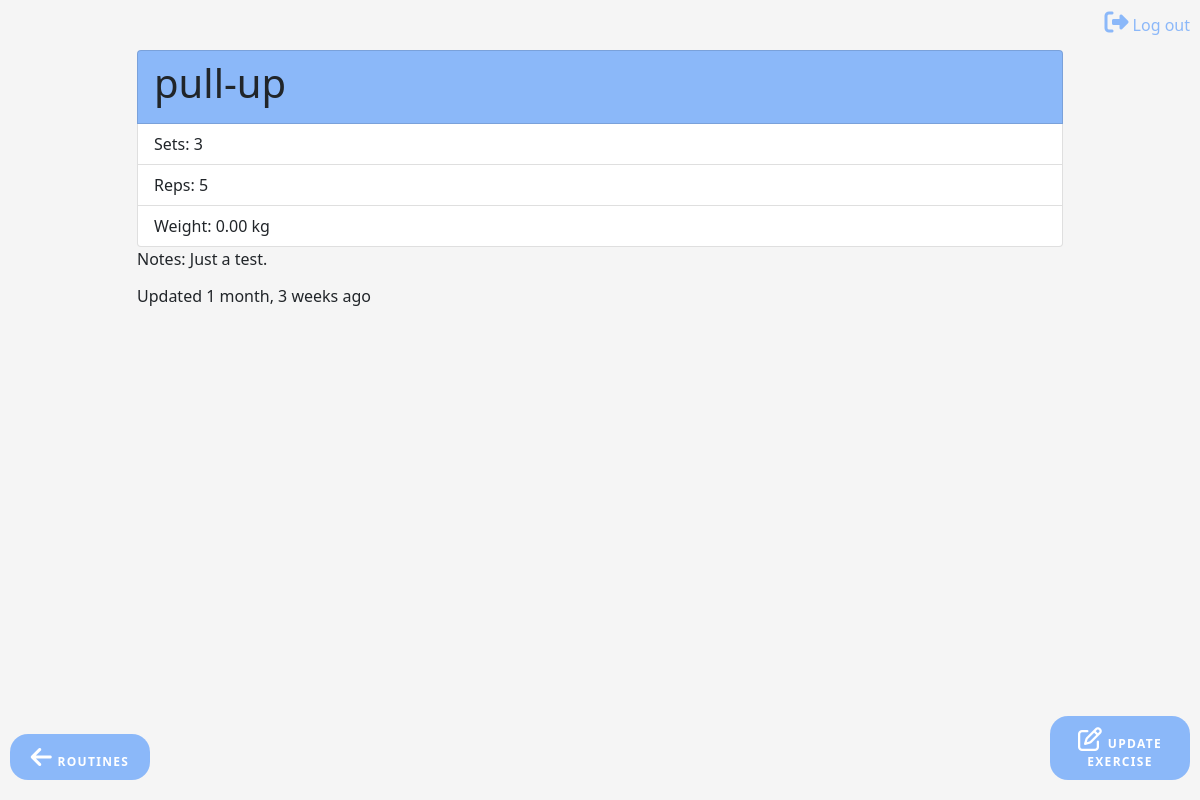
The app's page /sessions/exercise/1/detail/ (signed in), older data.
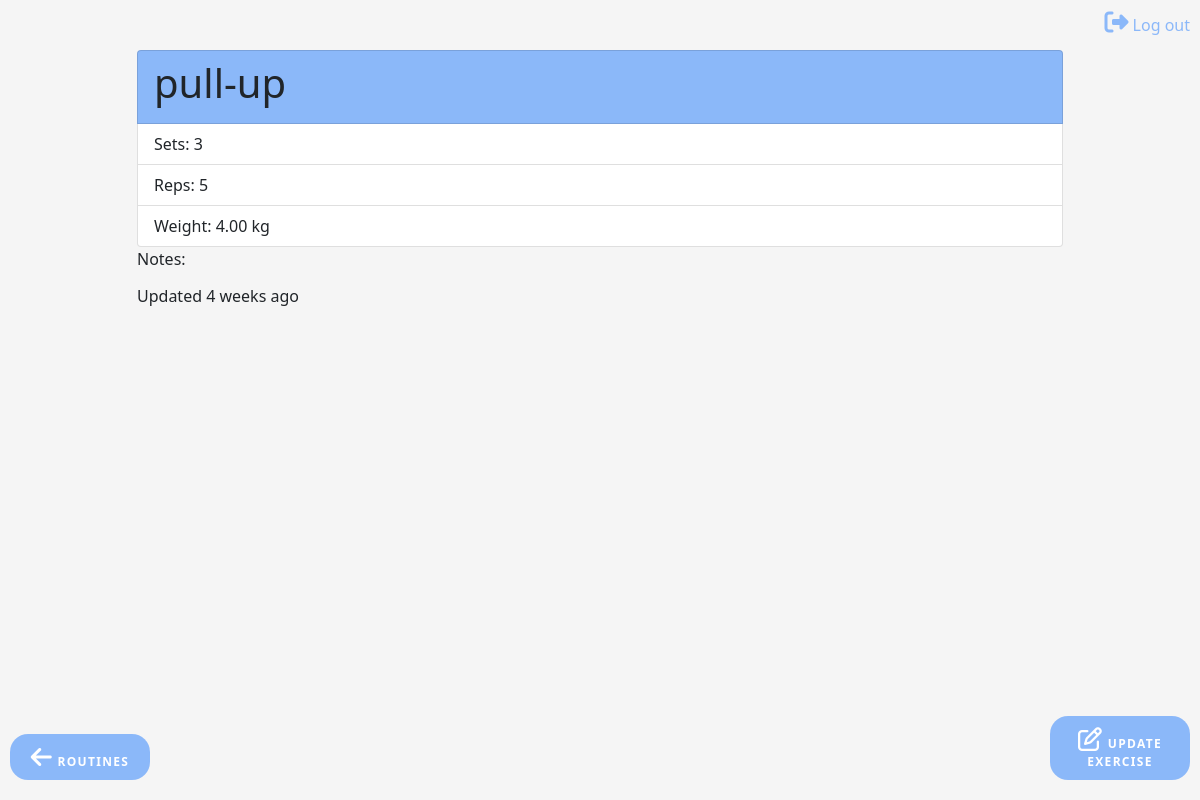
The same page, newer data.
### sessions/models.py (models this page shows, shortened)
class Exercise(CloneMixin, models.Model):
    name = models.CharField(
        max_length=200,
        validators=[MinLengthValidator(2, "Name must be greater than 2 characters")]
    )
    sets = models.PositiveSmallIntegerField(default=1)
    repetitions = models.PositiveSmallIntegerField(default=1)
    weight = models.DecimalField(default=0, max_digits=5, decimal_places=2)
    notes = models.TextField(blank=True)
    created_at = models.DateTimeField(auto_now_add=True)
    updated_at = models.DateTimeField(auto_now=True)

### sessions/views.py (the view)
# urls.py: path('exercise/<int:pk>/detail/', ExerciseDetail.as_view(), name='exercise_detail'),
class ExerciseDetail(LoginRequiredMixin,DetailView):
    model = Exercise

### sessions/templates/sesh/exercise_detail.html (shortened to what this page needs)
{% extends "layout.html" %}
{% load static%}
{% block content %}
<ul class="list-group">
    <div class="list-group-item title"><h1>{{ exercise.name }}</h1></div>
    <li class="list-group-item list-group-item-action flex-column align-items-start">Sets: {{ exercise.sets }}</li>
    <li class="list-group-item list-group-item-action flex-column align-items-start">Reps: {{ exercise.repetitions }}</li>
    <li class="list-group-item list-group-item-action flex-column align-items-start">Weight: {{ exercise.weight }} kg</li>
</ul>
<p>Notes: {{ exercise.notes }}</p>
<h6>Updated {{ exercise.updated_at|timesince }} ago</h6>
<a class="my_button bottom-right" href="{% url 'sessions:exercise_update' exercise.id %}">
    <i class="far fa-edit" title="Update"></i>
    <span class="icon-text">Update exercise</span>
</a>
<a class="my_button bottom-left"  id="back_exercise_list" href="{% url 'sessions:routine_list' %}">
    <i class="fas fa-arrow-left" title="home"></i>
    <span class="icon-text">Routines</span>
</a>
{% endblock content %}

Row changes from the older to the newer data that the page shows:
changed Exercise "pull-up": weight "0.00" → "4.00"; updated_at "1 month, 3 weeks" → "4 weeks"; notes "Just a test." → (not shown)
